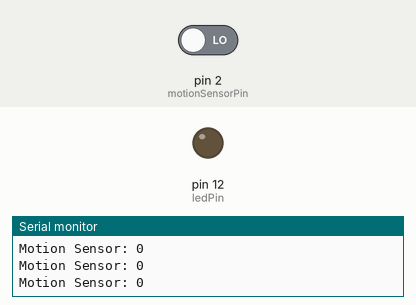
The sketch below on a simulated Arduino Uno, built with avr-gcc and run on an emulated ATmega328P. On the bench: output pins drawn as LEDs (lit = HIGH), the last lines printed to the serial monitor. The inputs (shaded band) are chosen by the test bench; at power-on: pin 2 (motionSensorPin) LOW.

Above: at 2.8 s.
2.9 s: pin 2 (motionSensorPin) driven HIGH
At 3.3 s:
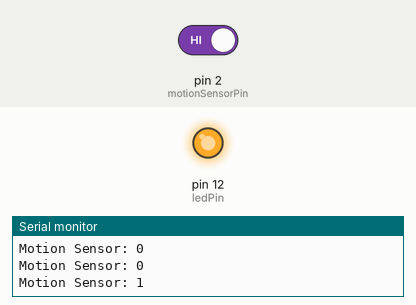
4.5 s: pin 2 (motionSensorPin) driven LOW
At 6.0 s:
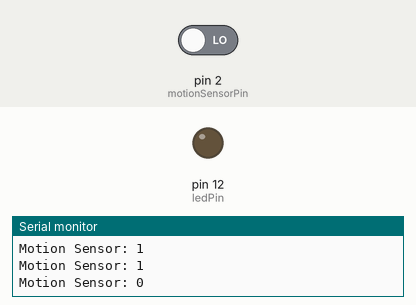
Timing chart, 0 to 7.5 s (numbered marks = the images above; inputs shaded):
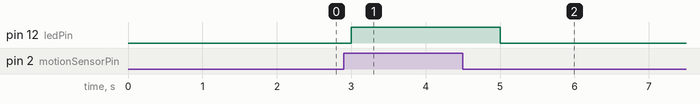

Measured:
- after the input at 2.9 s, pin 12 (ledPin): LOW → HIGH after 0.10 s
- after the input at 4.5 s, pin 12 (ledPin): HIGH → LOW after 0.50 s

The sketch:

Task1.1P.ino
```cpp
// Define motion sensor pin
const int motionSensorPin = 2;
// Define LED pin
const int ledPin = 12;

void setup() {
  // Initialize serial communication
  Serial.begin(9600);
  // Set motion sensor pin as input
  pinMode(motionSensorPin, INPUT);
  // Set LED pin as output
  pinMode(ledPin, OUTPUT);
}

void loop() {
  // Read motion sensor input
  int motionSensorState = digitalRead(motionSensorPin);

  // Print sensor input to Serial
  Serial.print("Motion Sensor: ");
  Serial.println(motionSensorState);

  // Check if motion detected
  if (motionSensorState == HIGH) {
    // Turn on LED
    digitalWrite(ledPin, HIGH);
  } else {
    // Turn off LED
    digitalWrite(ledPin, LOW);
  }

  // Delay for stability
  delay(1000);
}
```
